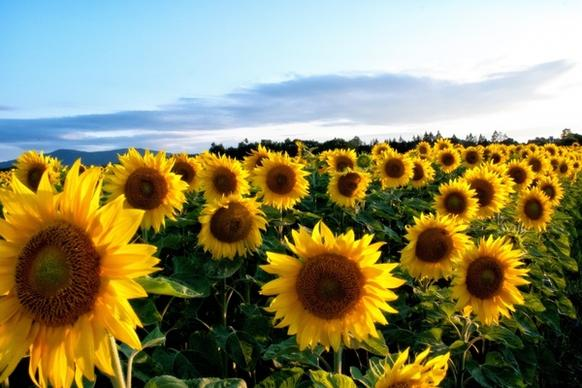
#> input picture CV EXP/test.jpg, 582 x 388 px
$ python CV14.py   (older library calls are emulated)
#> lines starting #> are read from the running program, lines starting #| are printed output that depends on the picture
import cv2
import numpy as np

# ---------- Unicode-safe image loading ----------
image_path = r"C:\Users\Jerry David\OneDrive\문서\CV EXP\test.jpg"

with open(image_path, "rb") as f:
    data = np.frombuffer(f.read(), np.uint8)

img = cv2.imdecode(data, cv2.IMREAD_COLOR)
#> img is the input picture: shape (388, 582, 3); mean B, G, R 100.6, 137.8, 141.3

# Safety check
if img is None:
    print("Error: Image not loaded")
    exit()

# ---------- Convert to Grayscale ----------
gray = cv2.cvtColor(img, cv2.COLOR_BGR2GRAY)
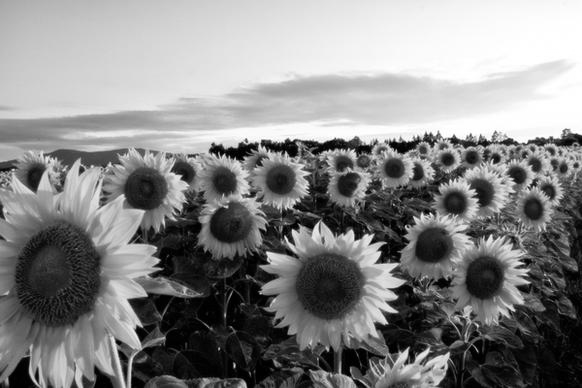
#> gray: shape (388, 582); min 0, max 255, mean 134.6

# ---------- Sobel Edge Detection (Y-axis) ----------
sobel_y = cv2.Sobel(
    gray,
    cv2.CV_64F,  # output depth
    0, 1,        # dx=0, dy=1 → Y direction
    ksize=3
)
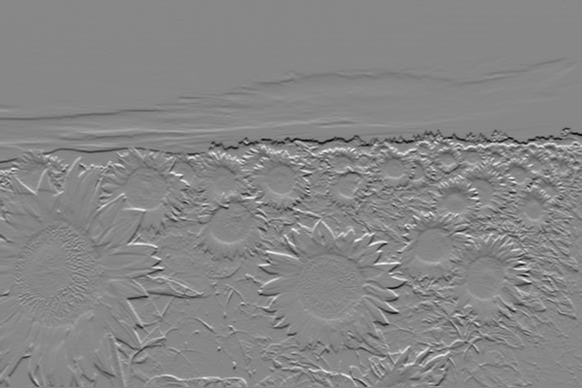
#> sobel_y: shape (388, 582) float64; min -843, max 745, mean -3.2; drawn with min black and max white

# Convert to absolute values and uint8
sobel_y_abs = cv2.convertScaleAbs(sobel_y)
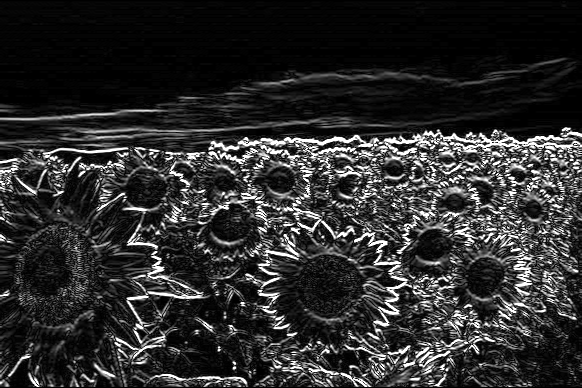
#> sobel_y_abs: shape (388, 582); min 0, max 255, mean 45.6

# ---------- Display Results ----------
cv2.imshow("Original Image", img)
cv2.imshow("Sobel Edge Detection - Y Axis", sobel_y_abs)

cv2.waitKey(0)
cv2.destroyAllWindows()
